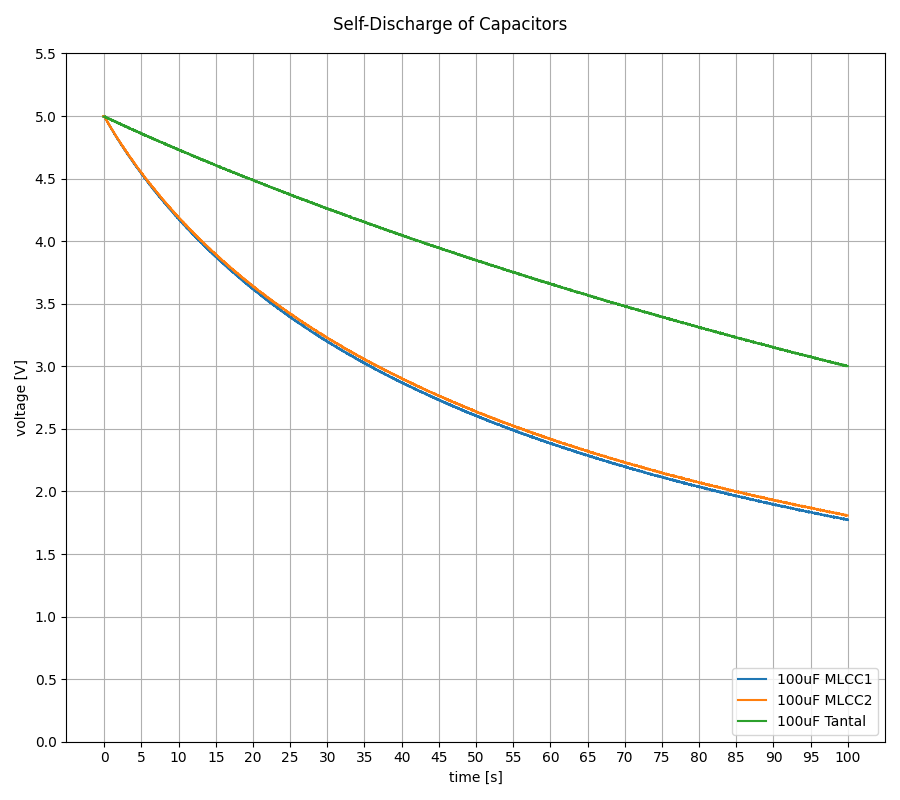

Source code (Python):
from pathlib import Path

import numpy as np
from matplotlib import pyplot as plt

from eval_kit_behavior_var1.data_capacitor import data_selfdis

runtime = 100

fig = plt.figure(figsize=(9, 8), layout="tight")

for name, data in data_selfdis.items():
    plt.plot(data["time"], data["voltage"], label=name)

plt.suptitle("Self-Discharge of Capacitors")
plt.xlabel("time [s]")
plt.ylabel("voltage [V]")
plt.xticks(np.arange(0.0, runtime + 0.1, 5))
plt.yticks(np.arange(0.0, 5.6, 0.5))
plt.ylim(bottom=0.0)  # , top=1.0)
plt.grid(True)
plt.legend(loc="lower right")
plt.tight_layout()
# force direct values on axis
for ax in fig.get_axes():
    ax.get_yaxis().get_major_formatter().set_useOffset(False)
    ax.get_xaxis().get_major_formatter().set_useOffset(False)
plt.savefig(Path(__file__).with_suffix(".png"))
plt.close(fig)
